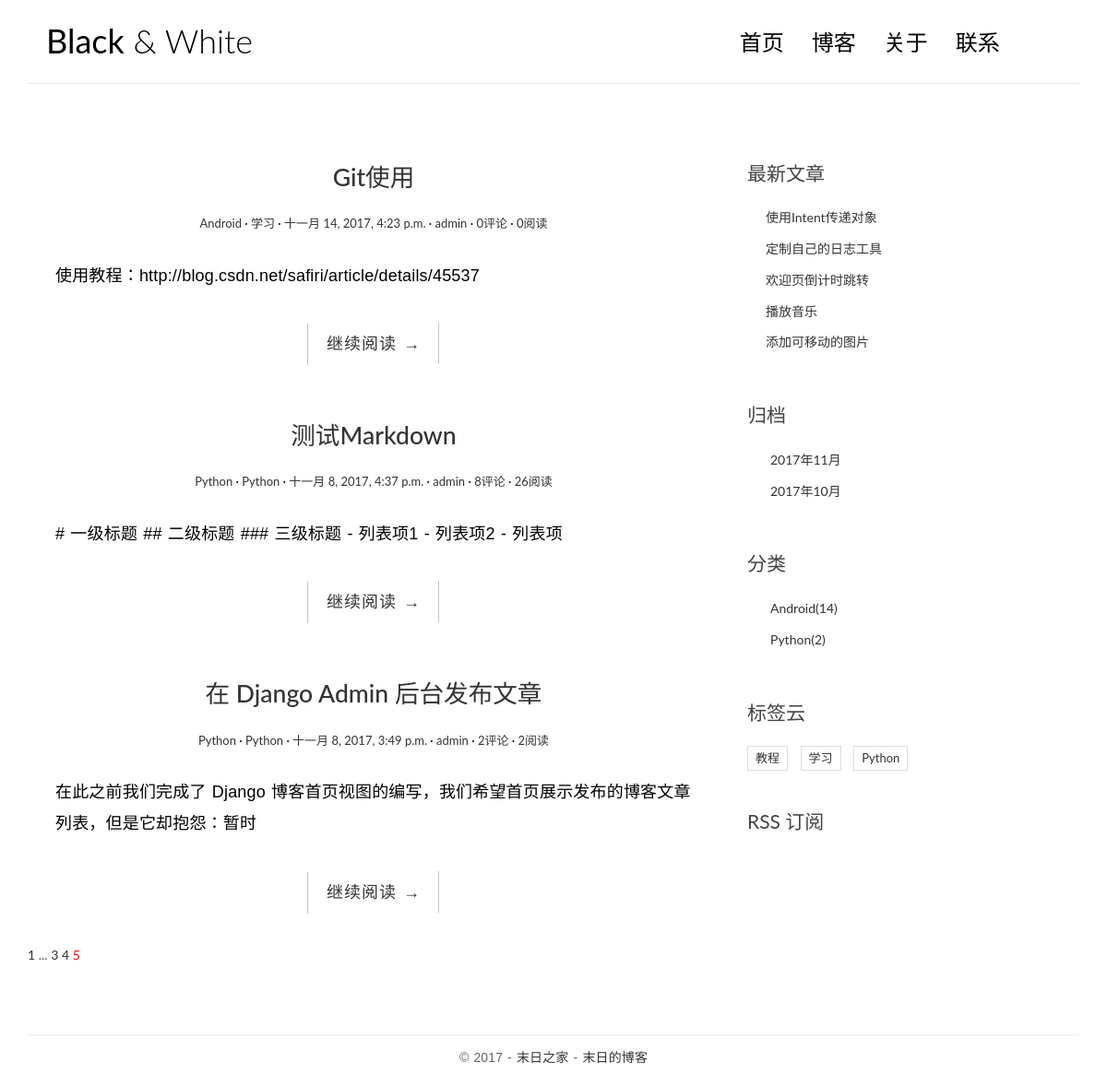
The page /archives/2017/11/?page=5 on the database as committed earlier.
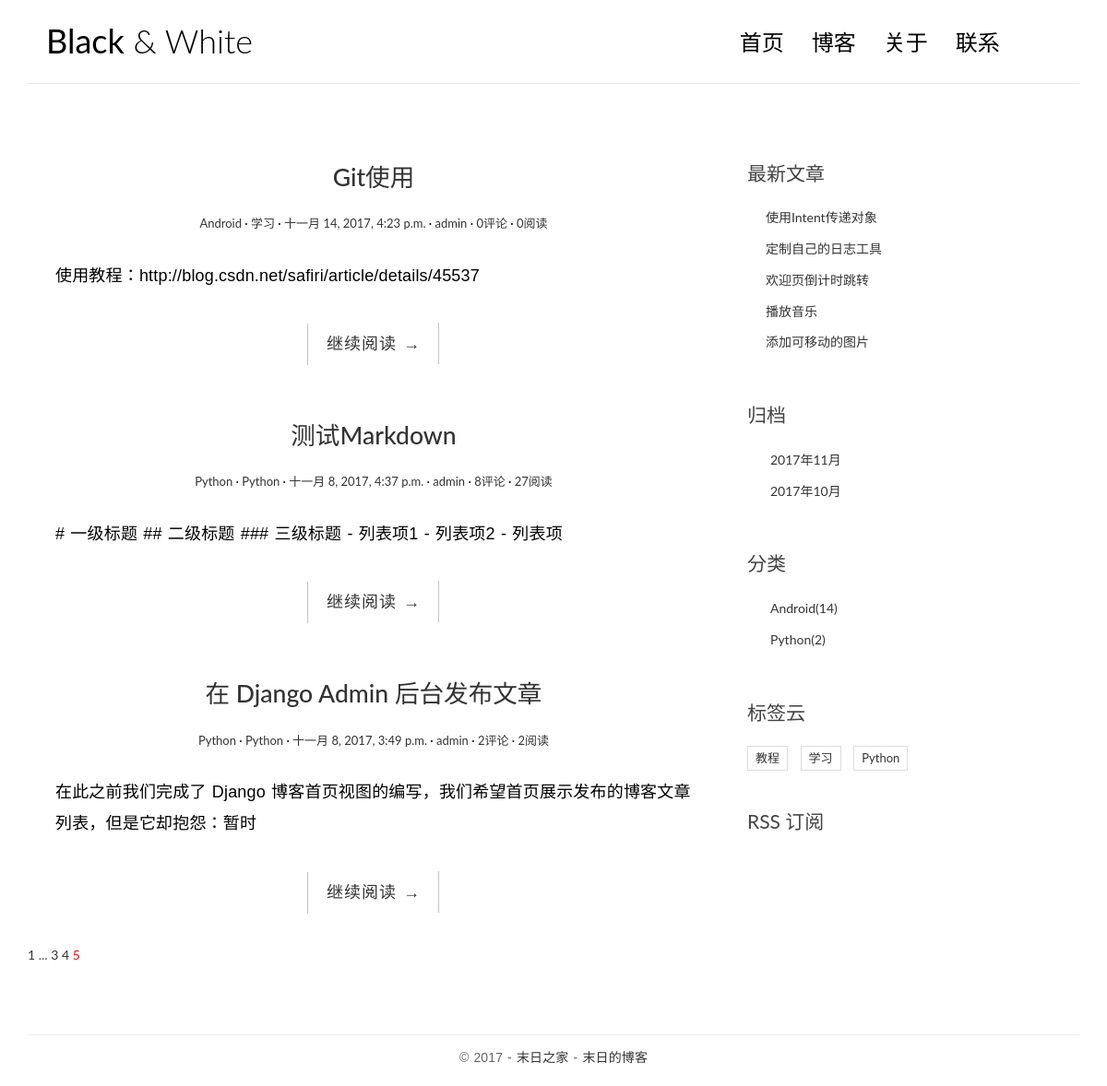
The same page on the database as committed later.
### blogapp/models.py (models this page shows, shortened)
class Post(models.Model):
    title = models.CharField(max_length=70)
    body = models.TextField()
    created_time = models.DateTimeField()#发布时间
    modified_time = models.DateTimeField()#最后修改时间
    excerpt = models.CharField(max_length=200,blank=True) #摘要
    category = models.ForeignKey(Category)
    tags = models.ManyToManyField(Tag,blank=True)
    author = models.ForeignKey(User) # 文章作者，这里 User 是从 django.contrib.auth.models 导入的。
    views = models.PositiveIntegerField(default=0)#阅读量
    def get_absolute_url(self):
        return reverse('blog:detail', kwargs={'pk': self.pk})
    class Meta:
        ordering = ['-created_time']

class Category(models.Model):
    name = models.CharField(max_length=100)

class Tag(models.Model):
    name = models.CharField(max_length=100)

### blogapp/views.py (the view)
# urls.py: url(r'^archives/(?P<year>[0-9]{4})/(?P<month>[0-9]{1,2})/$',views.ArchivesView.as_view(),name='archives'),
class ArchivesView(IndexView):
    def get_queryset(self):
        year = self.kwargs.get('year')
        month = self.kwargs.get('month')
        return super(ArchivesView,self).get_queryset().filter(created_time__year=year,created_time__month=month)

### blogapp/templatetags/blog_tags.py (called while the page is built)
@register.simple_tag
def get_recent_posts(num=5):
    return Post.objects.all().order_by('-created_time')[:num]

@register.simple_tag
def archives():
    return Post.objects.dates('created_time','month',order='DESC')

@register.simple_tag
def get_tags():
    return Tag.objects.annotate(num_posts=Count('post')).filter(num_posts__gt=0)

@register.simple_tag
def get_categories():
    return Category.objects.annotate(num_posts=Count('post')).filter(num_posts__gt=0)

### blogapp/views.py (called while the page is built)
    def get_context_data(self, **kwargs):
        context = super().get_context_data(**kwargs)
        paginator = context.get('paginator')
        page = context.get('page_obj')
        is_paginated = context.get('is_paginated')
        pagination_data = self.pagination_data(paginator, page, is_paginated)
        context.update(pagination_data)
        return context

### templates/blog/index.html (shortened to what this page needs)
<!DOCTYPE html>
{% extends 'base.html' %}
{% load staticfiles %}
{% block main %}
    {% for post in post_list %}
        <article class="post post-{{ post.pk }}">
            <header class="entry-header">
                <h1 class="entry-title">
                    <a href="{{ post.get_absolute_url }}">{{ post.title }}</a>
                </h1>
                <div class="entry-meta">
                    <span class="post-category"><a href="#">{{ post.category.name }}</a></span>
                    {% for tag in post.tags.all %}
                            <span class="post-category"><a href="#">{{ tag.name }}</a></span>
                            {% endfor %}
                    <span class="post-date"><a href="#"><time class="entry-date"
                                                              datetime="2012-11-09T23:15:57+00:00">{{ post.created_time }}</time></a></span>
                    <span class="post-author"><a href="#">{{ post.author }}</a></span>
                    <span class="comments-link"><a href="#">{{ post.comment_set.count }}评论</a></span>
                    <span class="views-count"><a href="{{ post.get_absolute_url }}">{{ post.views }}阅读</a></span>
                </div>
            </header>
            <div class="entry-content clearfix">
                <p>{{ post.body|truncatechars:54 }}</p>
                <div class="read-more cl-effect-14">
                    <a href="{{ post.get_absolute_url }}" class="more-link">继续阅读 <span class="meta-nav">→</span></a>
                </div>
            </div>
        </article>
    {% empty %}
        <div class="no-post">暂时还没有发布的文章！</div>
    {% endfor %}
    {% if is_paginated %}
    <div class="pagination">
      {% if first %}
        <a href="?page=1">1</a>
      {% endif %}
      {% if left %}
        {% if left_has_more %}
            <span>...</span>
        {% endif %}
        {% for i in left %}
            <a href="?page={{ i }}">{{ i }}</a>
        {% endfor %}
      {% endif %}
      <a href="?page={{ page_obj.number }}" style="color: red">{{ page_obj.number }}</a>
    </div>
{% endif %}
{% endblock main %}

### templates/base.html (shortened to what this page needs)
<!DOCTYPE html>
{% load staticfiles %}
{% load blog_tags %}
<html>
<head>
    <link href="https://cdn.bootcss.com/bootstrap/3.3.7/css/bootstrap.min.css" rel="stylesheet">
    <link rel="stylesheet" href="http://code.ionicframework.com/ionicons/2.0.1/css/ionicons.min.css">
    <link rel="stylesheet" href="{% static 'blog/css/pace.css' %}">
    <link rel="stylesheet" href="{% static 'blog/css/custom.css' %}">
    <link rel="stylesheet" href="{% static 'blog/css/highlights/github.css' %}">
</head>
<body>
<div class="container">
    <header id="site-header">
        <div class="row">
            <div class="col-md-4 col-sm-5 col-xs-8">
                <div class="logo">
                    <h1><a href="{% url 'blog:index' %}"><b>Black</b> &amp; White</a></h1>
                </div>
            </div>
            <div class="col-md-8 col-sm-7 col-xs-4">
                <nav class="main-nav" role="navigation">
                    <div class="collapse navbar-collapse" id="bs-example-navbar-collapse-1">
                        <ul class="nav navbar-nav navbar-right">
                            <li class="cl-effect-11"><a href="{% url 'blog:index' %}" data-hover="首页">首页</a></li>
                            <li class="cl-effect-11"><a href="full-width.html" data-hover="博客">博客</a></li>
                            <li class="cl-effect-11"><a href="about.html" data-hover="关于">关于</a></li>
                            <li class="cl-effect-11"><a href="contact.html" data-hover="联系">联系</a></li>
                        </ul>
                    </div>
                </nav>
            </div>
        </div>
    </header>
</div>
<div class="content-body">
    <div class="container">
        <div class="row">
            <main class="col-md-8">
                {% block main %}
                {% endblock main %}
            </main>
            <aside class="col-md-4">
                <div class="widget widget-recent-posts">
                    <h3 class="widget-title">最新文章</h3>
                    {% get_recent_posts as recent_post_list %}
                    <ul>
                        {% for post in recent_post_list %}
                        <li>
                            <a href="{{ post.get_absolute_url }}">{{ post.title }}</a>
                        </li>
                        {% empty %}
                        暂无文章
                        {% endfor %}
                    </ul>
                </div>
                <div class="widget widget-archives">
                    <h3 class="widget-title">归档</h3>
                    {% archives as date_list %}
                    <ul>
                        {% for date in date_list %}
                        <li>
                            <a href="{% url 'blog:archives' date.year date.month %}">{{ date.year }}年{{ date.month }}月</a>
                        </li>
                        {% empty %}
                        暂无归档！
                        {% endfor %}
                    </ul>
                </div>
                <div class="widget widget-category">
                    <h3 class="widget-title">分类</h3>
                    {% get_categories as category_list %}
                    <ul>
                        {% for category in category_list %}
                        <li>
                            <a href="{% url 'blog:category' category.pk %}">{{ category.name }}<span class="post-count">({{ category.num_posts }})</span></a>
                        </li>
                        {% empty %}
                            暂无分类
                        {% endfor %}
                    </ul>
                </div>
                <div class="widget widget-tag-cloud">
                    <h3 class="widget-title">标签云</h3>
                    {% get_tags as tags_list %}
                    <ul>
                        {% for tag in tags_list %}
                        <li>
                            <a href="{% url 'blog:tag' tag.pk %}">{{ tag.name }}</a>
                        </li>
                        {% empty %}
                            暂无标签
                        {% endfor %}
                    </ul>
                </div>
                <div class="rss">
                    <a href="{% url 'rss' %}"> RSS 订阅</a>
                </div>
            </aside>
        </div>
    </div>
</div>
<footer id="site-footer">
    <div class="container">
        <div class="row">
            <div class="col-md-12">
                <p class="copyright">&copy 2017 - <a href="http://morissf.com/"
                                                        target="_blank" title="模板之家">末日之家</a>
                    - <a href="http://morissf.com/" title="网页模板" target="_blank">末日的博客</a>
                </p>
            </div>
        </div>
    </div>
</footer>
</body>
</html>

### blogapp/static/blog/css/custom.css (style rules this page uses)
* { outline: none; }
h1, h2, h3, h4, h5, h6 { margin-top: 0; }
b { font-weight: 400; }
a { color: #333; }
body { color: #444; font-family: 'Lato', sans-serif; }
p { font-family: 'Ubuntu', sans-serif; font-weight: 400; word-spacing: 1px; letter-spacing: 0.01em; }
#site-header { background-color: #FFF; padding: 25px 20px; margin-bottom: 40px; border-bottom: 1px solid #e7e7e7; }
.logo h1 a { color: #000; }
.logo h1 { margin: 0; font-family: 'Lato', sans-serif; font-weight: 300; }
.main-nav { margin-top: 11px; max-width: 95%; }
.main-nav a { color: #000000 !important; padding: 0 0 5px 0 !important; margin-right: 30px; font-family: 'Lato', sans-serif; font-weight: 300; font-size: 24px; }
.cl-effect-11 a { padding: 10px 0; color: #0972b4; text-shadow: none; }
.cl-effect-11 a::before { position: absolute; top: 0; left: 0; overflow: hidden; padding: 0 0 5px 0 !important; max-width: 0; border-bottom: 1px solid #000; color: #000; content: attr(data-hover); white-space: nowrap; -webkit-transition: max-width 0.5s; -moz-transition: max-width 0.5s; transition: max-width 0.5s; }
.content-body { padding-bottom: 4em; }
.post { background: #fff; padding: 30px 30px 0; }
.entry-title { text-align: center; font-size: 1.9em; margin-bottom: 20px; line-height: 1.6; padding: 10px 20px 0; }
.entry-meta { text-align: center; color: #DDDDDD; font-size: 13px; margin-bottom: 30px; }
.entry-content { font-size: 18px; line-height: 1.9; font-weight: 300; color: #000; }
.post-category::after, .post-date::after, .post-author::after, .comments-link::after { content: ' ·'; color: #000; }
.read-more { font-family: 'Ubuntu', sans-serif; font-weight: 400; word-spacing: 1px; letter-spacing: 0.01em; text-align: center; margin-top: 20px; }
.cl-effect-14 a { padding: 0 20px; height: 45px; line-height: 45px; position: relative; display: inline-block; margin: 15px 25px; letter-spacing: 1px; font-weight: 400; text-shadow: 0 0 1px rgba(255, 255, 255, 0.3); }
.cl-effect-14 a::before, .cl-effect-14 a::after { position: absolute; width: 45px; height: 1px; background: #C3C3C3; content: ''; -webkit-transition: all 0.3s; -moz-transition: all 0.3s; transition: all 0.3s; pointer-events: none; }
.cl-effect-14 a::before { top: 0; left: 0; -webkit-transform: rotate(90deg); -moz-transform: rotate(90deg); transform: rotate(90deg); -webkit-transform-origin: 0 0; -moz-transform-origin: 0 0; transform-origin: 0 0; }
.cl-effect-14 a::after { right: 0; bottom: 0; -webkit-transform: rotate(90deg); -moz-transform: rotate(90deg); transform: rotate(90deg); -webkit-transform-origin: 100% 0; -moz-transform-origin: 100% 0; transform-origin: 100% 0; }
.widget { background: #fff; padding: 30px 0 0; }
.widget-title { font-size: 1.5em; margin-bottom: 20px; line-height: 1.6; padding: 10px 0 0; font-weight: 400; }
.widget-recent-posts ul { padding: 0; margin: 0; padding-left: 20px; }
.widget-recent-posts ul li { list-style-type: none; position: relative; line-height: 170%; margin-bottom: 10px; }
.widget-recent-posts ul li::before { content: '\f3d3'; font-family: "Ionicons"; position: absolute; left: -17px; top: 3px; font-size: 16px; color: #000; }
.widget-archives ul { padding: 0; margin: 0; padding-left: 25px; }
.widget-archives ul li { list-style-type: none; position: relative; line-height: 170%; margin-bottom: 10px; }
.widget-archives ul li::before { content: '\f3f3'; font-family: "Ionicons"; position: absolute; left: -25px; top: 1px; font-size: 16px; color: #000; }
.widget-category ul { padding: 0; margin: 0; padding-left: 25px; }
.widget-category ul li { list-style-type: none; position: relative; line-height: 170%; margin-bottom: 10px; }
.widget-category ul li::before { content: '\f3fe'; font-family: "Ionicons"; position: absolute; left: -25px; top: 1px; font-size: 18px; color: #000; }
.widget-tag-cloud ul { padding: 0; margin: 0; margin-right: -10px; }
.widget-tag-cloud ul li { list-style-type: none; font-size: 13px; display: inline-block; margin-right: 10px; margin-bottom: 10px; padding: 3px 8px; border: 1px solid #ddd; }
.rss { font-size: 21px; margin-top: 30px; }
.rss a { color: #444; }
#site-footer { padding-top: 10px; padding: 0 0 1.5em 0; }
.copyright { text-align: center; padding-top: 1em; margin: 0; border-top: 1px solid #eee; color: #666; }

Rows that differ between the two databases and show on the page:
changed Post "测试Markdown": views "26" → "27"
